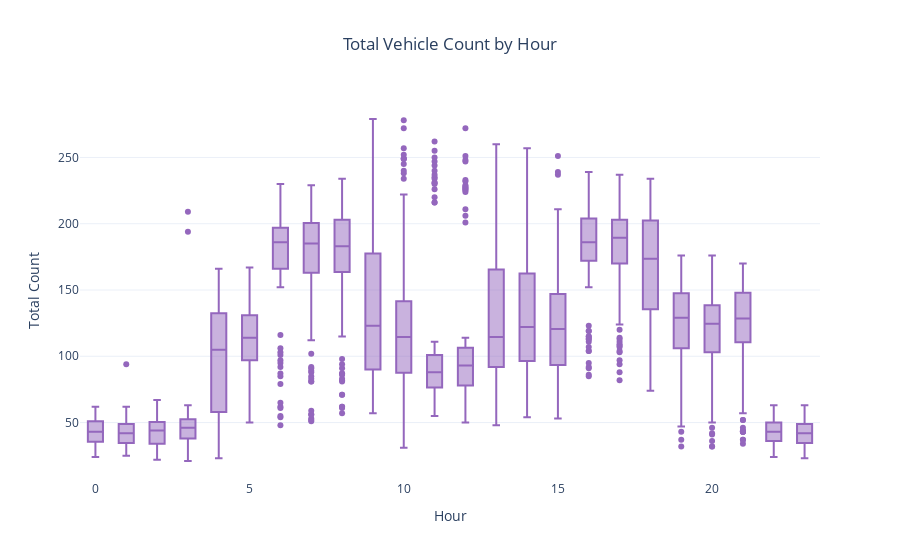

The cell this chart's notebook holds for it:
### Code cell
# 11. Busiest hours of the day for traffic
traffic_df['Hour'] = pd.to_datetime(traffic_df['Time'], format='%I:%M:%S %p').dt.hour
fig = px.box(traffic_df, x='Hour', y='Total', title='Total Vehicle Count by Hour', color_discrete_sequence=['#9467bd'])
fig.update_layout(title_text='Total Vehicle Count by Hour', title_x=0.5, xaxis_title='Hour', yaxis_title='Total Count', template='plotly_white')
fig.show()

### Figure 1 — Plotly figure (JSON) as saved in the notebook; plotly's stock layout.template omitted (floating-point values rounded to 4 significant figures; data arrays with more than 128 entries replaced by an {"elided": "..."} marker saying what was removed)
{"data": [{"alignmentgroup": "True", "hovertemplate": "Hour=%{x}<br>Total=%{y}<extra></extra>", "legendgroup": "", "marker": {"color": "#9467bd"}, "name": "", "notched": false, "offsetgroup": "", "orientation": "v", "showlegend": false, "type": "box", "x": {"elided": "2976 int values"}, "x0": " ", "xaxis": "x", "y": {"elided": "2976 int values"}, "y0": " ", "yaxis": "y"}], "layout": {"boxmode": "group", "legend": {"tracegroupgap": 0}, "title": {"text": "Total Vehicle Count by Hour", "x": 0.5}, "xaxis": {"anchor": "y", "domain": [0, 1], "title": {"text": "Hour"}}, "yaxis": {"anchor": "x", "domain": [0, 1], "title": {"text": "Total Count"}}}}
